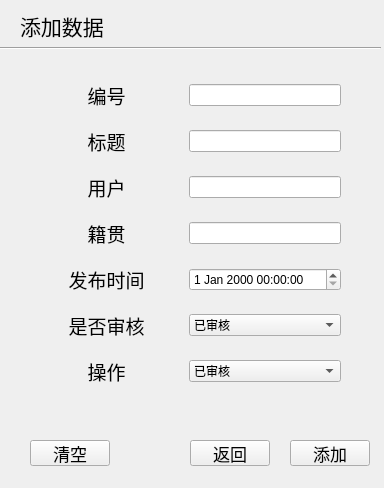
<?xml version="1.0" encoding="UTF-8"?>
<ui version="4.0">
 <class>adddata</class>
 <widget class="QWidget" name="adddata">
  <property name="geometry">
   <rect>
    <x>0</x>
    <y>0</y>
    <width>384</width>
    <height>488</height>
   </rect>
  </property>
  <property name="windowTitle">
   <string>Form</string>
  </property>
  <widget class="QLabel" name="label">
   <property name="geometry">
    <rect>
     <x>20</x>
     <y>10</y>
     <width>91</width>
     <height>31</height>
    </rect>
   </property>
   <property name="text">
    <string>&lt;html&gt;&lt;head/&gt;&lt;body&gt;&lt;p&gt;&lt;span style=&quot; font-size:16pt;&quot;&gt;添加数据&lt;/span&gt;&lt;/p&gt;&lt;/body&gt;&lt;/html&gt;</string>
   </property>
  </widget>
  <widget class="Line" name="line">
   <property name="geometry">
    <rect>
     <x>0</x>
     <y>40</y>
     <width>381</width>
     <height>16</height>
    </rect>
   </property>
   <property name="orientation">
    <enum>Qt::Horizontal</enum>
   </property>
  </widget>
  <widget class="QPushButton" name="addBn">
   <property name="geometry">
    <rect>
     <x>290</x>
     <y>440</y>
     <width>80</width>
     <height>26</height>
    </rect>
   </property>
   <property name="font">
    <font>
     <pointsize>13</pointsize>
    </font>
   </property>
   <property name="text">
    <string>添加</string>
   </property>
  </widget>
  <widget class="QPushButton" name="addbackBn">
   <property name="geometry">
    <rect>
     <x>190</x>
     <y>440</y>
     <width>80</width>
     <height>26</height>
    </rect>
   </property>
   <property name="font">
    <font>
     <pointsize>13</pointsize>
    </font>
   </property>
   <property name="text">
    <string>返回</string>
   </property>
  </widget>
  <widget class="QWidget" name="layoutWidget">
   <property name="geometry">
    <rect>
     <x>30</x>
     <y>70</y>
     <width>311</width>
     <height>331</height>
    </rect>
   </property>
   <layout class="QGridLayout" name="gridLayout">
    <item row="2" column="2" colspan="2">
     <widget class="QLineEdit" name="add_user"/>
    </item>
    <item row="4" column="0" colspan="2">
     <widget class="QLabel" name="label_6">
      <property name="font">
       <font>
        <pointsize>14</pointsize>
       </font>
      </property>
      <property name="text">
       <string>&lt;html&gt;&lt;head/&gt;&lt;body&gt;&lt;p align=&quot;center&quot;&gt;发布时间&lt;/p&gt;&lt;/body&gt;&lt;/html&gt;</string>
      </property>
     </widget>
    </item>
    <item row="2" column="0" colspan="2">
     <widget class="QLabel" name="label_4">
      <property name="font">
       <font>
        <pointsize>14</pointsize>
       </font>
      </property>
      <property name="text">
       <string>&lt;html&gt;&lt;head/&gt;&lt;body&gt;&lt;p align=&quot;center&quot;&gt;用户&lt;/p&gt;&lt;/body&gt;&lt;/html&gt;</string>
      </property>
     </widget>
    </item>
    <item row="3" column="2" colspan="2">
     <widget class="QLineEdit" name="add_address"/>
    </item>
    <item row="3" column="0" colspan="2">
     <widget class="QLabel" name="label_5">
      <property name="font">
       <font>
        <pointsize>14</pointsize>
       </font>
      </property>
      <property name="text">
       <string>&lt;html&gt;&lt;head/&gt;&lt;body&gt;&lt;p align=&quot;center&quot;&gt;籍贯&lt;/p&gt;&lt;/body&gt;&lt;/html&gt;</string>
      </property>
     </widget>
    </item>
    <item row="5" column="0" colspan="2">
     <widget class="QLabel" name="label_7">
      <property name="font">
       <font>
        <pointsize>14</pointsize>
       </font>
      </property>
      <property name="text">
       <string>&lt;html&gt;&lt;head/&gt;&lt;body&gt;&lt;p align=&quot;center&quot;&gt;是否审核&lt;/p&gt;&lt;/body&gt;&lt;/html&gt;</string>
      </property>
     </widget>
    </item>
    <item row="6" column="0" colspan="2">
     <widget class="QLabel" name="label_8">
      <property name="font">
       <font>
        <pointsize>14</pointsize>
       </font>
      </property>
      <property name="text">
       <string>&lt;html&gt;&lt;head/&gt;&lt;body&gt;&lt;p align=&quot;center&quot;&gt;操作&lt;/p&gt;&lt;/body&gt;&lt;/html&gt;</string>
      </property>
     </widget>
    </item>
    <item row="0" column="2" colspan="2">
     <widget class="QLineEdit" name="add_num"/>
    </item>
    <item row="0" column="0" colspan="2">
     <widget class="QLabel" name="label_2">
      <property name="font">
       <font>
        <pointsize>14</pointsize>
       </font>
      </property>
      <property name="text">
       <string>&lt;html&gt;&lt;head/&gt;&lt;body&gt;&lt;p align=&quot;center&quot;&gt;编号&lt;/p&gt;&lt;/body&gt;&lt;/html&gt;</string>
      </property>
     </widget>
    </item>
    <item row="1" column="0" colspan="2">
     <widget class="QLabel" name="label_3">
      <property name="font">
       <font>
        <pointsize>14</pointsize>
       </font>
      </property>
      <property name="text">
       <string>&lt;html&gt;&lt;head/&gt;&lt;body&gt;&lt;p align=&quot;center&quot;&gt;标题&lt;/p&gt;&lt;/body&gt;&lt;/html&gt;</string>
      </property>
     </widget>
    </item>
    <item row="1" column="2" colspan="2">
     <widget class="QLineEdit" name="add_title"/>
    </item>
    <item row="4" column="2" colspan="2">
     <widget class="QDateTimeEdit" name="add_time"/>
    </item>
    <item row="5" column="2" colspan="2">
     <widget class="QComboBox" name="add_process">
      <item>
       <property name="text">
        <string>已审核</string>
       </property>
      </item>
      <item>
       <property name="text">
        <string>未审核</string>
       </property>
      </item>
     </widget>
    </item>
    <item row="6" column="2" colspan="2">
     <widget class="QComboBox" name="add_operation">
      <item>
       <property name="text">
        <string>已审核</string>
       </property>
      </item>
      <item>
       <property name="text">
        <string>未审核</string>
       </property>
      </item>
     </widget>
    </item>
   </layout>
  </widget>
  <widget class="QPushButton" name="deleteBn">
   <property name="geometry">
    <rect>
     <x>30</x>
     <y>440</y>
     <width>80</width>
     <height>26</height>
    </rect>
   </property>
   <property name="font">
    <font>
     <pointsize>13</pointsize>
    </font>
   </property>
   <property name="text">
    <string>清空</string>
   </property>
  </widget>
 </widget>
 <resources/>
 <connections>
  <connection>
   <sender>deleteBn</sender>
   <signal>clicked()</signal>
   <receiver>add_num</receiver>
   <slot>clear()</slot>
   <hints>
    <hint type="sourcelabel">
     <x>88</x>
     <y>447</y>
    </hint>
    <hint type="destinationlabel">
     <x>196</x>
     <y>105</y>
    </hint>
   </hints>
  </connection>
  <connection>
   <sender>deleteBn</sender>
   <signal>clicked()</signal>
   <receiver>add_title</receiver>
   <slot>clear()</slot>
   <hints>
    <hint type="sourcelabel">
     <x>69</x>
     <y>453</y>
    </hint>
    <hint type="destinationlabel">
     <x>223</x>
     <y>149</y>
    </hint>
   </hints>
  </connection>
  <connection>
   <sender>deleteBn</sender>
   <signal>clicked()</signal>
   <receiver>add_user</receiver>
   <slot>clear()</slot>
   <hints>
    <hint type="sourcelabel">
     <x>90</x>
     <y>450</y>
    </hint>
    <hint type="destinationlabel">
     <x>196</x>
     <y>187</y>
    </hint>
   </hints>
  </connection>
  <connection>
   <sender>deleteBn</sender>
   <signal>clicked()</signal>
   <receiver>add_address</receiver>
   <slot>clear()</slot>
   <hints>
    <hint type="sourcelabel">
     <x>50</x>
     <y>453</y>
    </hint>
    <hint type="destinationlabel">
     <x>210</x>
     <y>238</y>
    </hint>
   </hints>
  </connection>
 </connections>
</ui>
